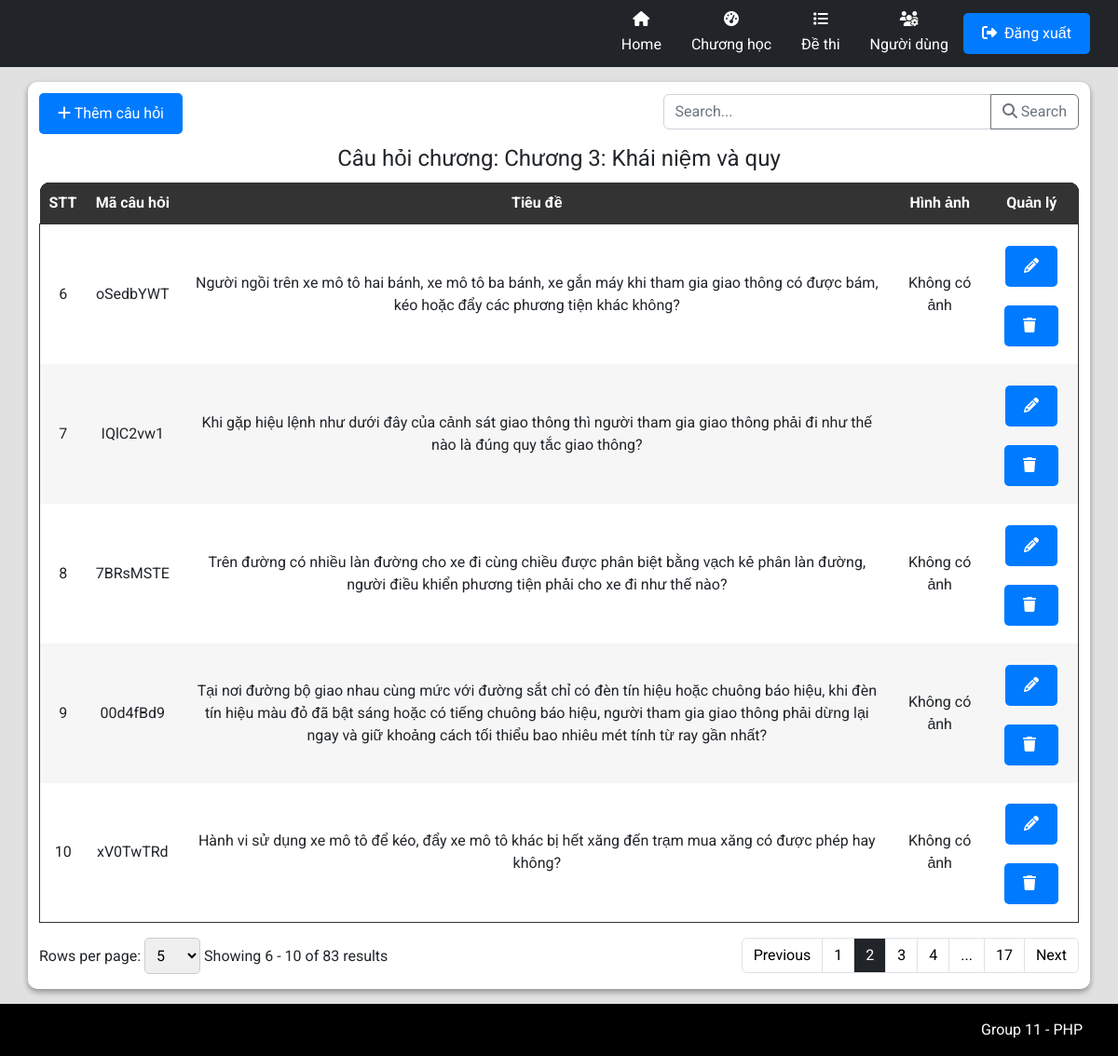
Page /admin/AdminIndex.php?workingPage=question&chapterId=48bc05e7-5143-4fb3-8ecb-a53ad21c18cd&limit=5&page=2 on the committed database.
### tables this page shows
CREATE TABLE `tbl_chapter` (
  `id` varchar(36) NOT NULL,
  `code` varchar(255) DEFAULT NULL,
  `name` varchar(255) DEFAULT NULL,
  `description` varchar(255) DEFAULT NULL,
  `quantity` int(11) DEFAULT NULL
);

CREATE TABLE `tbl_question` (
  `id` varchar(36) NOT NULL,
  `code` varchar(255) DEFAULT NULL,
  `questionImage` varchar(255) DEFAULT NULL,
  `title` text DEFAULT NULL,
  `chapterId` varchar(36) DEFAULT NULL,
  `option_1` text DEFAULT NULL,
  `option_2` text DEFAULT NULL,
  `option_3` text DEFAULT NULL,
  `option_4` text DEFAULT NULL,
  `trueAnswer` int(1) DEFAULT NULL,
  `isDanger` tinyint(1) DEFAULT NULL
);

### admin/pages/Question/QuestionIndex.php (shortened to what this page needs)
<link rel="stylesheet" href="./styles/ProductStyles.css">
<?php $chapterId = $_GET["chapterId"] ?>
<?php
$countAllSql = "SELECT * FROM tbl_question WHERE chapterId='$chapterId'";
$total_records = mysqli_num_rows(mysqli_query($connect, $countAllSql));
$pageIndex = isset($_GET['page']) ? $_GET['page'] : 1;
$pageSize = isset($_GET['limit']) ? $_GET['limit'] : 5;
$total_page = ceil($total_records / $pageSize);
$start = ($pageIndex - 1) * $pageSize;
$getTableDataSql = "";
if (isset($_GET['search']) && !empty($_GET['search'])) {
    $search = $_GET['search'];
    $getTableDataSql = "SELECT * FROM tbl_question WHERE chapterId='$chapterId' AND title LIKE '%$search%' LIMIT $start, $pageSize";
} else {
    $getTableDataSql = "SELECT * FROM tbl_question WHERE chapterId='$chapterId' LIMIT $start, $pageSize";
}
$tableData = mysqli_query($connect, $getTableDataSql);
?>
<div class="text-left flex justify-between">
    <button type="button" class="btn btn-primary mb-2 mt-3" data-bs-toggle="modal" data-bs-target="#addQuestion">
        <i class="fa-solid fa-plus"></i>
        Thêm câu hỏi
    </button>
    <div class="input-group mb-3 align-center mt-3 w-40">
        <input type="text" class="form-control" placeholder="Search..." aria-label="Recipient's username" name="search" id="search-input" aria-describedby="button-addon2">
        <button class="btn btn-outline-secondary" id="search-button" onclick="performSearch()" name="ok">
            <i class="fa-solid fa-magnifying-glass"></i>
            Search
        </button>
    </div>
</div>
<div class="container p-0">
    <table class="w-100">
        <?php
        $tableData_1 = mysqli_query($connect, "SELECT * FROM tbl_chapter WHERE id='$chapterId'");
        $getChapter = mysqli_fetch_array($tableData_1);
        ?>
        <legend class="text-center">Câu hỏi chương: <?php echo $getChapter['name'] ?></legend>
        <thead class="table-head w-100">
            <tr class="table-heading">
                <th class="noWrap">STT</th>
                <th class="noWrap">Mã câu hỏi</th>
                <th class="noWrap">Tiêu đề</th>
                <th class="noWrap">Hình ảnh</th>
                <th class="noWrap">Quản lý </th>
            </tr>
        </thead>
        <tbody class="table-body">
            <?php
            $displayquestion = 0;
            while ($row = mysqli_fetch_array($tableData)) {
                $displayquestion++;
            ?>
                <tr>
                    <td>
                        <?php echo $displayquestion + ($pageIndex - 1) * $pageSize; ?>
                    </td>
                    <td class="tensanpham">
                        <?php echo $row['code'] ?>
                    </td>
                    <td>
                        <?php echo $row['title'] ?>
                    </td>
                    <td>
                        <?php if (!empty($row['questionImage'])) : ?>
                            <img width="200px" src="<?php echo $row['questionImage']; ?>" alt="">
                        <?php else : echo "Không có ảnh"; ?>
                        <?php endif; ?>
                    </td>
                    <td>
                        <button type="button" class="btn btn-primary mb-2 mt-3 con-tooltip top" data-bs-toggle="modal" data-bs-target="#editPopup_<?php echo $row['id']; ?>">
                            <i class="fa-solid fa-pencil"></i>
                        </button>
                        <button type="button" class="btn btn-primary mb-2 mt-3 con-tooltip top" data-bs-toggle="modal" data-bs-target="#confirmPopup_<?php echo $row['id']; ?>">
                            <i class="fa-solid fa-trash mr-1"></i>
                        </button>
                    </td>
                </tr>
            <?php
            }
            ?>
        </tbody>
    </table>
    <form action="" method="GET">
        <nav class="row py-2" aria-label="Page navigation example">
            <div class="paganation-infor col py-2">
                <form action="" method="GET">
                    <label for="limitSelect">Rows per page:</label>
                    <select name="limit" id="limitSelect" onchange="updatePageAndLimit()">
                        <option value="5" <?php if ($pageSize == 5) echo 'selected'; ?>>5</option>
                    </select>
                </form>
                <label class="mr-4">Showing
                    <?php
                    $startItem = ($pageIndex - 1) * $pageSize + 1;
                    $endItem = min($pageIndex * $pageSize, $total_records);
                    echo "{$startItem} - {$endItem} of {$total_records} results";
                    ?>
                </label>
            </div>
            <ul class="m-0 pagination justify-content-end py-2 col">
                <li class="page-item">
                    <?php
                    if ($pageIndex > 1 && $total_page > 1) {
                        echo '<a class="page-link text-reset text-black" aria-label="Previous" href="?workingPage=question&limit=' . ($pageSize) . '&page=' . ($pageIndex - 1) . '">
                        Previous
                        </a>';
                    }
                    ?>
                </li>
                <?php
                $range = 3;
                for ($i = 1; $i <= $total_page; $i++) {
                    if ($i == $pageIndex) {
                        echo '<li class="page-item light">
                        <span name="page" class="page-link text-reset text-white bg-dark" href="?workingPage=question&chapterId='.($chapterId).'&limit=' . ($pageSize) . '&page=' . ($i) . '"> ' . ($i) . ' </span>
                        </li>';
                    } else {
                        if ($i == 1) {
                            echo '<li class="page-item light">
                            <a name="page" class="page-link text-reset text-black" href="?workingPage=question&chapterId='.($chapterId).'&limit=' . ($pageSize) . '&page=' . ($i) . '"> ' . ($i) . ' </a>
                            </li>';
                        }
                        else if ($i > $pageIndex - $range && $i < $pageIndex + $range) {
                            echo '<li class="page-item light">
                            <a name="page" class="page-link text-reset text-black" href="?workingPage=question&chapterId='.($chapterId).'&limit=' . ($pageSize) . '&page=' . ($i) . '"> ' . ($i) . ' </a>
                            </li>';
                        }
                        else if ($i == $total_page) {
                            echo '<li class="page-item light">
                            <a name="page" class="page-link text-reset text-black" href="?workingPage=question&chapterId='.($chapterId).'&limit=' . ($pageSize) . '&page=' . ($i) . '"> ' . ($i) . ' </a>
                            </li>';
                        }
                        if (($i == $pageIndex - $range - 1 && $pageIndex - $range > 2) || ($i == $pageIndex + $range + 1 && $pageIndex + $range < $total_page - 1)) {
                            echo '<li class="page-item light">
                            <span class="page-link text-reset text-black"> ... </span>
                            </li>';
                        }
                    }
                }
                ?>
                <?php
                if ($pageIndex < $total_page && $total_page > 1) {
                    echo '<li class="page-item light">
                    <a name="page" class="page-link text-reset text-black" aria-label="Next" href="?workingPage=question&chapterId='.($chapterId).'&limit=' . ($pageSize) . '&page=' . ($pageIndex + 1) . '">
                    Next
                    </a>
                    </li>';
                }
                ?>
            </ul>
    </form>
</div>

### admin/styles/AdminStyles.css (style rules this page uses)
body { display: flex; flex-direction: column; }

### common/css/CommonStyle.css (style rules this page uses)
html { padding: unset; margin: unset; box-sizing: border-box; scroll-behavior: smooth; }
body { min-height: 100vh; }
:root { --pr-color: rgb(62, 148, 163); }
.m-0 { margin: 0 !important; }
.p-0 { padding: 0 !important; }
.mr-1 { margin-right: 4px !important; }
.mb-2 { margin-bottom: 8px !important; }
.py-2 { padding-top: 8px !important; padding-bottom: 8px !important; }
.mt-3 { margin-top: 12px !important; }
.mb-3 { margin-bottom: 12px !important; }
.mr-4 { margin-right: 16px !important; }
.w-40 { width: 40%; }
.w-100 { width: 100% !important; }
.flex { display: flex; }
.align-center { align-items: center; }
.justify-between { justify-content: space-between; }
.text-center { text-align: center; }
.text-white { color: #fff !important; }
.text-black { color: #000 !important; }
.con-tooltip { position: relative; background: #F2D1C9; border-radius: 9px; display: inline-block; transition: all 0.3s ease-in-out; cursor: default; }

### admin/styles/ProductStyles.css (style rules this page uses)
* { padding: 0; margin: 0; box-sizing: border-box; }
table { border-radius: 10px; }
.container { width: 100%; }
.table-head { color: white; background-color: #000; }
.table-head .table-heading { background-color: #000; color: white; }
.table-head .table-heading th:first-child { border-top-left-radius: 10px; }
.table-head .table-heading th:last-child { border-top-right-radius: 10px; }
.table-heading { border-radius: 10px; }
.table-head th { padding: 10px; text-align: center; }
.table-head, .table-body { border-collapse: collapse; }
.table-body { border: 1px solid #333; }
.table-body, .table-body tr { background-color: #fff; }
.table-body td { text-align: center; }
.table-body tr:nth-child(2n + 2) { background-color: #f6f6f6; }
table { border-collapse: collapse; background-color: #f8f8f8; }
th, td { padding: 10px; text-align: left; }
th { background-color: #333; color: white; }
.btn-primary { background-color: #007bff; color: white; padding: 10px 20px; border: none; border-radius: 5px; cursor: pointer; }
.noWrap { white-space: nowrap; }
select, option { width: 60px; padding: 8px; border: 1px solid #ccc; border-radius: 5px; }
.tensanpham { width: 100px; height: 150px; text-align: center; }

### rows in the picture
tbl_chapter: name "Chương 3: Khái niệm và quy"
tbl_question: pageSize "6", code "oSedbYWT", title "Người ngồi trên xe mô tô hai bánh, xe mô tô ba bánh, xe gắn máy khi tham gia giao thông có được bám, kéo hoặc đẩy các phương tiện khác không?", shows "Không có ảnh"
tbl_question: pageSize "7", code "IQlC2vw1", title "Khi gặp hiệu lệnh như dưới đây của cảnh sát giao thông thì người tham gia giao thông phải đi như thế nào là đúng quy tắc giao thông?"
tbl_question: pageSize "8", code "7BRsMSTE", title "Trên đường có nhiều làn đường cho xe đi cùng chiều được phân biệt bằng vạch kẻ phân làn đường, người điều khiển phương tiện phải cho xe đi như thế nào?", shows "Không có ảnh"
tbl_question: pageSize "9", code "00d4fBd9", title "Tại nơi đường bộ giao nhau cùng mức với đường sắt chỉ có đèn tín hiệu hoặc chuông báo hiệu, khi đèn tín hiệu màu đỏ đã bật sáng hoặc có tiếng chuông báo hiệu, người tham gia giao thông phải dừng lại ngay và giữ khoảng cách tối thiểu bao nhiêu mét tính từ ray gần nhất?", shows "Không có ảnh"
tbl_question: pageSize "10", code "xV0TwTRd", title "Hành vi sử dụng xe mô tô để kéo, đẩy xe mô tô khác bị hết xăng đến trạm mua xăng có được phép hay không?", shows "Không có ảnh"

### other values in the picture
$startItem "6"
$endItem "10"
$total_records "83"
